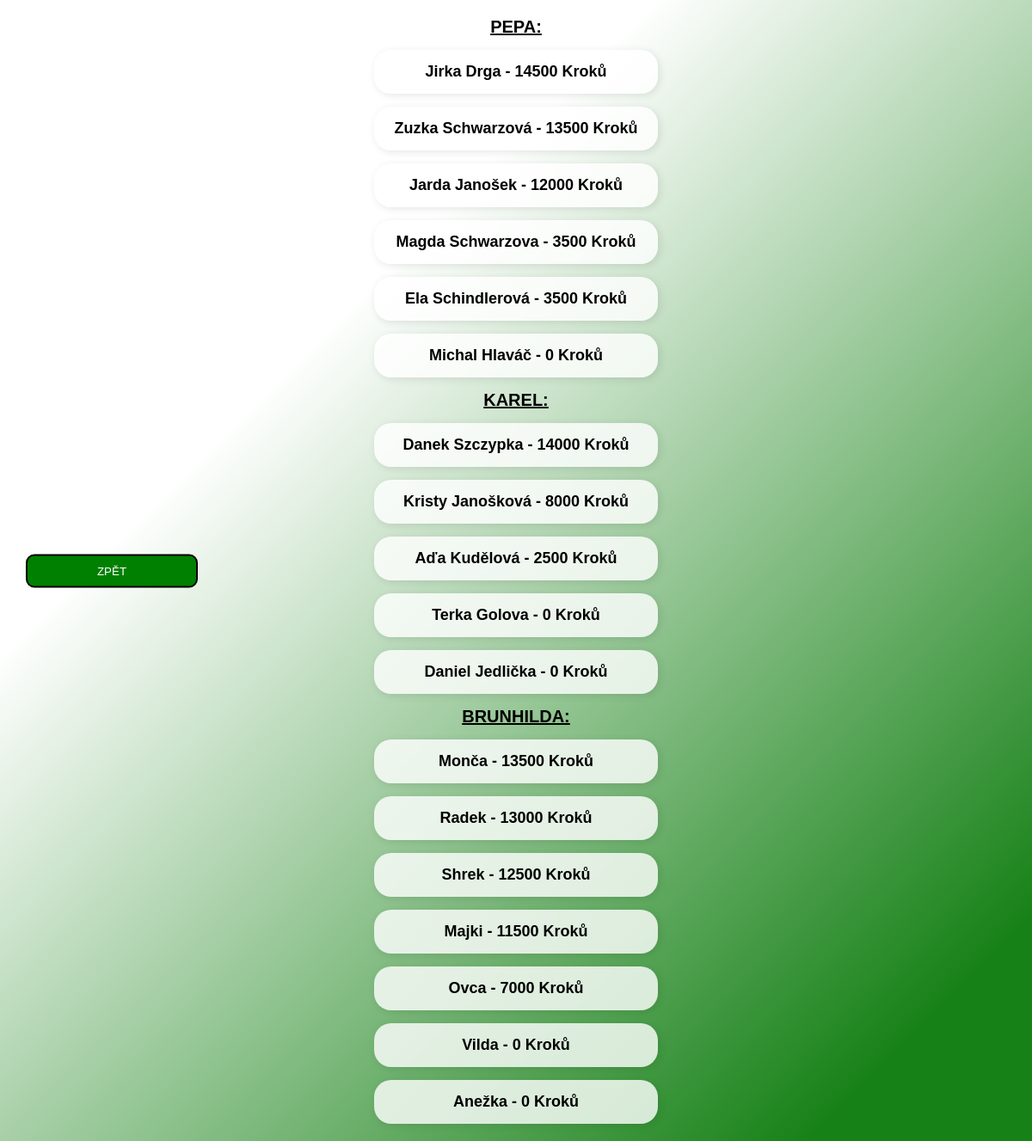
The page /adminapp/detail_hracu on the database its author committed.
### infopage/models.py (models this page shows, shortened)
class vysledky_hracu(models.Model):
    jmeno = models.CharField(max_length=20)
    prijmeni = models.CharField(max_length=40, blank=True)
    tym = models.CharField(max_length=10, null=True)
    koeficient = models.FloatField(null=True, blank=True, default=1)
    kroky_BONUS = models.IntegerField(default=0, blank=True, validators=[MinValueValidator(0), MaxValueValidator(50000)])
    kroky1 = models.IntegerField(default=0, blank=True, validators=[MinValueValidator(0), MaxValueValidator(50000)])
    kroky2 = models.IntegerField(default=0, blank=True, validators=[MinValueValidator(0), MaxValueValidator(50000)])
    kroky3 = models.IntegerField(default=0, blank=True, validators=[MinValueValidator(0), MaxValueValidator(50000)])
    kroky4 = models.IntegerField(default=0, blank=True, validators=[MinValueValidator(0), MaxValueValidator(50000)])
    kroky5 = models.IntegerField(default=0, blank=True, validators=[MinValueValidator(0), MaxValueValidator(50000)])
    kroky6 = models.IntegerField(default=0, blank=True, validators=[MinValueValidator(0), MaxValueValidator(50000)])
    kroky7 = models.IntegerField(default=0, blank=True, validators=[MinValueValidator(0), MaxValueValidator(50000)])
    kroky8 = models.IntegerField(default=0, blank=True, validators=[MinValueValidator(0), MaxValueValidator(50000)])
    kroky9 = models.IntegerField(default=0, blank=True, validators=[MinValueValidator(0), MaxValueValidator(50000)])
    kroky10 = models.IntegerField(default=0, blank=True, validators=[MinValueValidator(0), MaxValueValidator(50000)])
    kroky11 = models.IntegerField(default=0, blank=True, validators=[MinValueValidator(0), MaxValueValidator(50000)])
    kroky12 = models.IntegerField(default=0, blank=True, validators=[MinValueValidator(0), MaxValueValidator(50000)])
    max_kroku_mesicne = models.IntegerField(default=0, blank=True, validators=[MinValueValidator(0), MaxValueValidator(50000)])
    celkem_kroku = models.IntegerField(default=0, blank=True, validators=[MinValueValidator(0), MaxValueValidator(1000000)])
    class Meta:
        verbose_name = "Výsledky hráčů"
        verbose_name_plural = "Výsledky hráčů"

### adminapp/views.py (the view)
# urls.py: path('detail_hracu', views.detail_vsech_hracu, name='detail_hracu'),
def detail_vsech_hracu(request):
    return render(request, 'adminapp/detail_vsech_hracu.html', {
        "vsichni_hraci": vsichni_hraci,
        "hraci_pepa": hraci_pepa,
        'hraci_karel': hraci_karel,
        'hraci_brunhilda': hraci_brunhilda
    })

### adminapp/templates/adminapp/detail_vsech_hracu.html (shortened to what this page needs)
{% extends "base_detail_hrace.html" %}
{% block content %}
<div class="seznam">
    <ul>
        <strong><u>PEPA:</u></strong>
        {% for hrac in hraci_pepa|dictsortreversed:"celkem_kroku" %}
            <li>
                <a href="{% url 'pepa_detail_hrace' hrac.id %}">
                    {{hrac.jmeno}} {{hrac.prijmeni}} - {{hrac.celkem_kroku}} Kroků
                </a>
            </li>
        {% endfor %}
        <strong><u>KAREL:</u></strong>
        {% for hrac in hraci_karel|dictsortreversed:"celkem_kroku" %}
            <li>
                <a href="{% url 'karel_detail_hrace' hrac.id %}">
                    {{hrac.jmeno}} {{hrac.prijmeni}} - {{hrac.celkem_kroku}} Kroků
                </a>
            </li>
        {% endfor %}
        <strong><u>BRUNHILDA:</u></strong>
        {% for hrac in hraci_brunhilda|dictsortreversed:"celkem_kroku" %}
            <li>
                <a href="{% url 'brunhilda_detail_hrace' hrac.id %}">
                    {{hrac.jmeno}} {{hrac.prijmeni}} - {{hrac.celkem_kroku}} Kroků
                </a>
            </li>
        {% endfor %}
    </ul>
</div>
<div class="menu">
    <ul>
        <li>
            <button onclick="history.back()">ZPĚT</button>
        </li>
    </ul>
</div>
{% endblock content %}

### static/base.css (style rules this page uses)
body { font-family: 'Nunito', sans-serif; font-size: 20px; background: linear-gradient(135deg, white 30%, rgb(22, 129, 22) 90%); background-attachment: fixed; margin: 0; padding: 0; display: flex; flex-direction: column; align-items: center; justify-content: center; min-height: 100vh; text-align: center; }
.menu { font-size: 20px; position: absolute; left: 0; top: 50%; transform: translateY(-50%); padding: 20px; }
.menu ul { list-style-type: none; padding: 0; }
.menu li { margin: 10px 0; padding: 5%; }
.menu button { border: 2px solid black; background-color: green; color: white; padding: 10px 15px; border-radius: 10px; cursor: pointer; width: 200px; transition: background-color 0.5s ease-in-out, transform 0.5s ease-in-out; }
.seznam { width: 80%; margin-left: auto; margin-right: auto; padding-top: 20px; padding-bottom: 20px; }
.seznam ul { padding: 0; margin: 0; list-style-type: none; display: flex; flex-direction: column; align-items: center; gap: 15px; }
.seznam ul li { font-size: 18px; padding: 15px; background: rgba(255, 255, 255, 0.8); border-radius: 20px; box-shadow: 2px 2px 10px rgba(0, 0, 0, 0.1); width: 300px; text-align: center; position: relative; }
.seznam ul li a { text-decoration: none; color: black; font-weight: bold; display: block; }

### rows shown on the page
vysledky_hracu: jmeno "Jirka", prijmeni "Drga", celkem_kroku "14500"
vysledky_hracu: jmeno "Zuzka", prijmeni "Schwarzová", celkem_kroku "13500"
vysledky_hracu: jmeno "Jarda", prijmeni "Janošek", celkem_kroku "12000"
vysledky_hracu: jmeno "Magda", prijmeni "Schwarzova", celkem_kroku "3500"
vysledky_hracu: jmeno "Ela", prijmeni "Schindlerová", celkem_kroku "3500"
vysledky_hracu: jmeno "Michal", prijmeni "Hlaváč", celkem_kroku "0"
vysledky_hracu: jmeno "Danek", prijmeni "Szczypka", celkem_kroku "14000"
vysledky_hracu: jmeno "Kristy", prijmeni "Janošková", celkem_kroku "8000"
vysledky_hracu: jmeno "Aďa", prijmeni "Kudělová", celkem_kroku "2500"
vysledky_hracu: jmeno "Terka", prijmeni "Golova", celkem_kroku "0"
vysledky_hracu: jmeno "Daniel", prijmeni "Jedlička", celkem_kroku "0"
vysledky_hracu: jmeno "Monča", celkem_kroku "13500"
vysledky_hracu: jmeno "Radek", celkem_kroku "13000"
vysledky_hracu: jmeno "Shrek", celkem_kroku "12500"
vysledky_hracu: jmeno "Majki", celkem_kroku "11500"
vysledky_hracu: jmeno "Ovca", celkem_kroku "7000"
vysledky_hracu: jmeno "Vilda", celkem_kroku "0"
vysledky_hracu: jmeno "Anežka", celkem_kroku "0"
